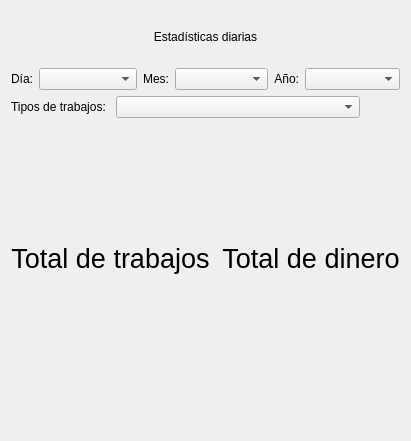
<?xml version="1.0" encoding="UTF-8"?>
<ui version="4.0">
 <class>StatsDay</class>
 <widget class="QWidget" name="StatsDay">
  <property name="geometry">
   <rect>
    <x>0</x>
    <y>0</y>
    <width>411</width>
    <height>441</height>
   </rect>
  </property>
  <property name="windowTitle">
   <string>Form</string>
  </property>
  <layout class="QVBoxLayout" name="verticalLayout_3" stretch="1,1,1,6">
   <item>
    <widget class="QLabel" name="label">
     <property name="text">
      <string>Estadísticas diarias</string>
     </property>
     <property name="alignment">
      <set>Qt::AlignCenter</set>
     </property>
    </widget>
   </item>
   <item>
    <layout class="QHBoxLayout" name="horizontalLayout_4">
     <item>
      <layout class="QHBoxLayout" name="horizontalLayout" stretch="1,8">
       <item>
        <widget class="QLabel" name="label_2">
         <property name="text">
          <string>Día:</string>
         </property>
         <property name="alignment">
          <set>Qt::AlignRight|Qt::AlignTrailing|Qt::AlignVCenter</set>
         </property>
        </widget>
       </item>
       <item>
        <widget class="QComboBox" name="cb_dia"/>
       </item>
      </layout>
     </item>
     <item>
      <layout class="QHBoxLayout" name="horizontalLayout_2" stretch="1,8">
       <item>
        <widget class="QLabel" name="label_3">
         <property name="text">
          <string>Mes:</string>
         </property>
         <property name="alignment">
          <set>Qt::AlignRight|Qt::AlignTrailing|Qt::AlignVCenter</set>
         </property>
        </widget>
       </item>
       <item>
        <widget class="QComboBox" name="cb_mes"/>
       </item>
      </layout>
     </item>
     <item>
      <layout class="QHBoxLayout" name="horizontalLayout_3" stretch="1,8">
       <item>
        <widget class="QLabel" name="label_4">
         <property name="text">
          <string>Año:</string>
         </property>
         <property name="alignment">
          <set>Qt::AlignRight|Qt::AlignTrailing|Qt::AlignVCenter</set>
         </property>
        </widget>
       </item>
       <item>
        <widget class="QComboBox" name="cb_anio"/>
       </item>
      </layout>
     </item>
    </layout>
   </item>
   <item>
    <layout class="QHBoxLayout" name="horizontalLayout_6" stretch="1,6,0">
     <item>
      <widget class="QLabel" name="label_7">
       <property name="text">
        <string>Tipos de trabajos: </string>
       </property>
      </widget>
     </item>
     <item>
      <widget class="QComboBox" name="cb_trabajos"/>
     </item>
     <item>
      <spacer name="horizontalSpacer_2">
       <property name="orientation">
        <enum>Qt::Horizontal</enum>
       </property>
       <property name="sizeHint" stdset="0">
        <size>
         <width>40</width>
         <height>20</height>
        </size>
       </property>
      </spacer>
     </item>
    </layout>
   </item>
   <item>
    <layout class="QHBoxLayout" name="horizontalLayout_5" stretch="4,1,4">
     <item>
      <layout class="QVBoxLayout" name="verticalLayout">
       <property name="spacing">
        <number>7</number>
       </property>
       <item>
        <widget class="QLabel" name="label_5">
         <property name="font">
          <font>
           <pointsize>20</pointsize>
          </font>
         </property>
         <property name="text">
          <string>Total de trabajos</string>
         </property>
         <property name="alignment">
          <set>Qt::AlignBottom|Qt::AlignHCenter</set>
         </property>
        </widget>
       </item>
       <item>
        <widget class="QLabel" name="t_trabajos">
         <property name="font">
          <font>
           <pointsize>20</pointsize>
          </font>
         </property>
         <property name="text">
          <string/>
         </property>
         <property name="alignment">
          <set>Qt::AlignHCenter|Qt::AlignTop</set>
         </property>
        </widget>
       </item>
      </layout>
     </item>
     <item>
      <spacer name="horizontalSpacer">
       <property name="orientation">
        <enum>Qt::Horizontal</enum>
       </property>
       <property name="sizeHint" stdset="0">
        <size>
         <width>40</width>
         <height>20</height>
        </size>
       </property>
      </spacer>
     </item>
     <item>
      <layout class="QVBoxLayout" name="verticalLayout_2">
       <property name="spacing">
        <number>7</number>
       </property>
       <item>
        <widget class="QLabel" name="label_6">
         <property name="font">
          <font>
           <pointsize>20</pointsize>
          </font>
         </property>
         <property name="text">
          <string>Total de dinero</string>
         </property>
         <property name="alignment">
          <set>Qt::AlignBottom|Qt::AlignHCenter</set>
         </property>
        </widget>
       </item>
       <item>
        <widget class="QLabel" name="t_cash">
         <property name="font">
          <font>
           <pointsize>20</pointsize>
          </font>
         </property>
         <property name="text">
          <string/>
         </property>
         <property name="alignment">
          <set>Qt::AlignHCenter|Qt::AlignTop</set>
         </property>
        </widget>
       </item>
      </layout>
     </item>
    </layout>
   </item>
  </layout>
 </widget>
 <resources/>
 <connections/>
</ui>
